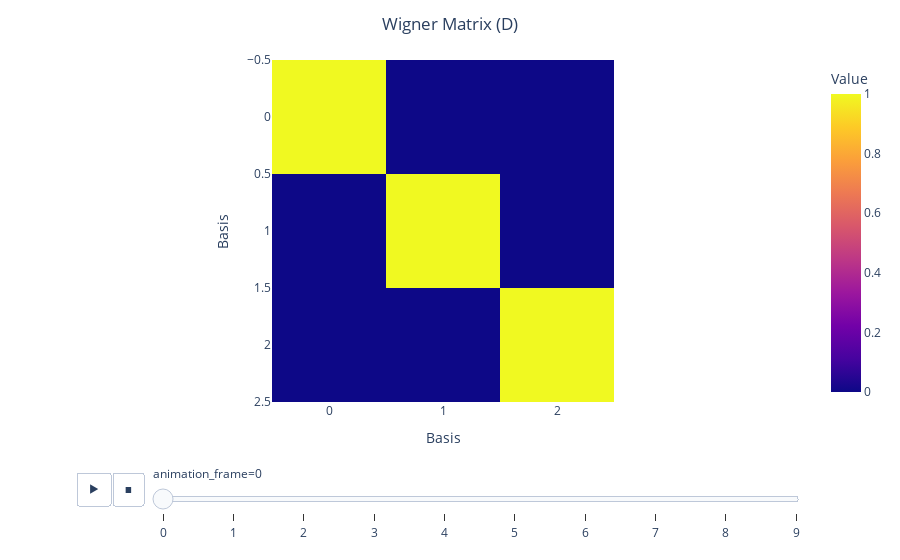

Here is the notebook cell this chart was saved with:
### Code cell
irreps_hamiltonian = o3.Irreps('1x1o')

D_matrices = []
for idx, angle in enumerate(angles):
    alpha, beta, gamma = angle

    rotation_matrix = rotate_three_dimensions(alpha, beta, gamma)
    rotation_matrix = torch.tensor(rotation_matrix)
    if idx == 0:
        rotation_matrix_0 = rotation_matrix

    # Reference the rotation matrix to the first one
    rotation_matrix = rotation_matrix @ rotation_matrix_0.T

    D_matrix = irreps_hamiltonian.D_from_matrix(rotation_matrix)
    D_matrices.append(D_matrix)

D_matrices = torch.stack(D_matrices)
# Convert to numpy array
D_matrices = D_matrices.detach().numpy()

fig = px.imshow(
    D_matrices, animation_frame=0, labels=dict(x="Basis", y="Basis", color="Value")
)

fig.update_layout(title_text='Wigner Matrix (D)', title_x=0.5)
fig.show()

### Figure 1 — Plotly figure (JSON) as saved in the notebook; plotly's stock layout.template omitted (floating-point values rounded to 4 significant figures)
{"data": [{"coloraxis": "coloraxis", "hovertemplate": "Basis: %{x}<br>Basis: %{y}<br>Value: %{z}<extra></extra>", "name": "0", "type": "heatmap", "xaxis": "x", "yaxis": "y", "z": [[1.0, 0, -3.745e-07], [0, 1, 0], [3.745e-07, 0, 1.0]]}], "layout": {"coloraxis": {"colorbar": {"title": {"text": "Value"}}, "colorscale": [[0, "#0d0887"], [0.1111, "#46039f"], [0.2222, "#7201a8"], [0.3333, "#9c179e"], [0.4444, "#bd3786"], [0.5556, "#d8576b"], [0.6667, "#ed7953"], [0.7778, "#fb9f3a"], [0.8889, "#fdca26"], [1, "#f0f921"]]}, "margin": {"t": 60}, "sliders": [{"active": 0, "currentvalue": {"prefix": "animation_frame="}, "len": 0.9, "pad": {"b": 10, "t": 60}, "steps": [{"args": [["0"], {"frame": {"duration": 0, "redraw": true}, "fromcurrent": true, "mode": "immediate", "transition": {"duration": 0, "easing": "linear"}}], "label": "0", "method": "animate"}, {"args": [["1"], {"frame": {"duration": 0, "redraw": true}, "fromcurrent": true, "mode": "immediate", "transition": {"duration": 0, "easing": "linear"}}], "label": "1", "method": "animate"}, {"args": [["2"], {"frame": {"duration": 0, "redraw": true}, "fromcurrent": true, "mode": "immediate", "transition": {"duration": 0, "easing": "linear"}}], "label": "2", "method": "animate"}, {"args": [["3"], {"frame": {"duration": 0, "redraw": true}, "fromcurrent": true, "mode": "immediate", "transition": {"duration": 0, "easing": "linear"}}], "label": "3", "method": "animate"}, {"args": [["4"], {"frame": {"duration": 0, "redraw": true}, "fromcurrent": true, "mode": "immediate", "transition": {"duration": 0, "easing": "linear"}}], "label": "4", "method": "animate"}, {"args": [["5"], {"frame": {"duration": 0, "redraw": true}, "fromcurrent": true, "mode": "immediate", "transition": {"duration": 0, "easing": "linear"}}], "label": "5", "method": "animate"}, {"args": [["6"], {"frame": {"duration": 0, "redraw": true}, "fromcurrent": true, "mode": "immediate", "transition": {"duration": 0, "easing": "linear"}}], "label": "6", "method": "animate"}, {"args": [["7"], {"frame": {"duration": 0, "redraw": true}, "fromcurrent": true, "mode": "immediate", "transition": {"duration": 0, "easing": "linear"}}], "label": "7", "method": "animate"}, {"args": [["8"], {"frame": {"duration": 0, "redraw": true}, "fromcurrent": true, "mode": "immediate", "transition": {"duration": 0, "easing": "linear"}}], "label": "8", "method": "animate"}, {"args": [["9"], {"frame": {"duration": 0, "redraw": true}, "fromcurrent": true, "mode": "immediate", "transition": {"duration": 0, "easing": "linear"}}], "label": "9", "method": "animate"}], "x": 0.1, "xanchor": "left", "y": 0, "yanchor": "top"}], "title": {"text": "Wigner Matrix (D)", "x": 0.5}, "updatemenus": [{"buttons": [{"args": [null, {"frame": {"duration": 500, "redraw": true}, "fromcurrent": true, "mode": "immediate", "transition": {"duration": 500, "easing": "linear"}}], "label": "&#9654;", "method": "animate"}, {"args": [[null], {"frame": {"duration": 0, "redraw": true}, "fromcurrent": true, "mode": "immediate", "transition": {"duration": 0, "easing": "linear"}}], "label": "&#9724;", "method": "animate"}], "direction": "left", "pad": {"r": 10, "t": 70}, "showactive": false, "type": "buttons", "x": 0.1, "xanchor": "right", "y": 0, "yanchor": "top"}], "xaxis": {"anchor": "y", "constrain": "domain", "domain": [0, 1], "scaleanchor": "y", "title": {"text": "Basis"}}, "yaxis": {"anchor": "x", "autorange": "reversed", "constrain": "domain", "domain": [0, 1], "title": {"text": "Basis"}}}}
